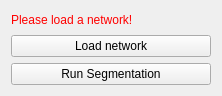
<?xml version="1.0" encoding="UTF-8"?>
<ui version="4.0">
 <class>DeepLearningSegmentationGUI</class>
 <widget class="QWidget" name="DeepLearningSegmentationGUI">
  <property name="geometry">
   <rect>
    <x>0</x>
    <y>0</y>
    <width>222</width>
    <height>96</height>
   </rect>
  </property>
  <property name="minimumSize">
   <size>
    <width>0</width>
    <height>0</height>
   </size>
  </property>
  <property name="windowTitle">
   <string>QmitkTemplate</string>
  </property>
  <layout class="QVBoxLayout" name="verticalLayout">
   <item>
    <widget class="QLabel" name="labelWarning">
     <property name="styleSheet">
      <string notr="true">QLabel { color: rgb(255, 0, 0) }</string>
     </property>
     <property name="text">
      <string>Please load a network!</string>
     </property>
    </widget>
   </item>
   <item>
    <widget class="QPushButton" name="buttonLoadTrainedNetwork">
     <property name="text">
      <string>Load network</string>
     </property>
    </widget>
   </item>
   <item>
    <widget class="QPushButton" name="buttonPerformImageProcessing">
     <property name="toolTip">
      <string>Do image processing</string>
     </property>
     <property name="text">
      <string>Run Segmentation</string>
     </property>
    </widget>
   </item>
  </layout>
 </widget>
 <layoutdefault spacing="6" margin="11"/>
 <resources/>
 <connections/>
</ui>
